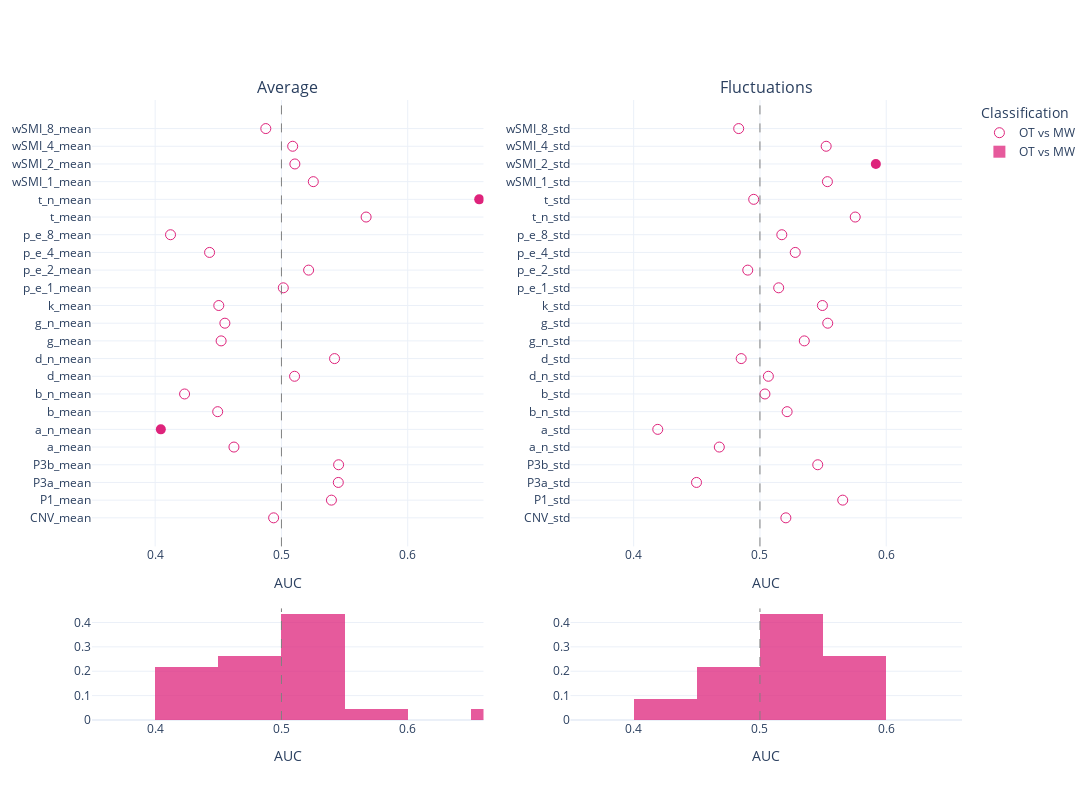

Notebook cell for this chart:
### Code cell
mind_average =aucs_mind[aucs_mind['markers'].isin([i+'_mean' for i in markers])]
mw_average =aucs_mw[aucs_mw['markers'].isin([i+'_mean' for i in markers])]

mind_fluctuations =aucs_mind[aucs_mind['markers'].isin([i+'_std' for i in markers])]
mw_fluctuations =aucs_mw[aucs_mw['markers'].isin([i+'_std' for i in markers])]

fig = make_subplots(rows=2, cols=2, 
                    subplot_titles = ['Average', 'Fluctuations'],
                    specs=[[{"type": "scatter"}, {"type": "scatter"}], [{"type": "histogram"}, {"type": "histogram"}]],
                       column_widths=[0.5, 0.5],
    row_heights=[0.8, 0.2],
                   vertical_spacing = 0.1)


fig.add_vline(x=0.5, line_width=1, line_dash="dash", line_color="grey", row = 1, col = 1)
fig.add_trace(go.Scatter(
    x=mind_average.AUC,
    y=mind_average['markers'],
    name='OT vs MW',
    legendgroup= 'group2',
    showlegend=True,
    mode = 'markers',
    marker = {'color':pink, 'size': 10},
    marker_symbol= mind_average.symbol.to_list()
))


fig.add_trace(go.Histogram(
    x=mind_average.AUC,histnorm='probability',
    marker = {'color':pink}, 
    name='OT vs MW',    legendgroup= 'group2',
    showlegend=True,
    autobinx = False,
),row = 2, col = 1)

fig.update_traces(opacity=0.75, row = 2, col=1)





fig.add_trace(go.Scatter(
    x=mind_fluctuations.AUC,
    y=mind_fluctuations['markers'],
    name='OT vs MW',    legendgroup= 'group2',
    showlegend=False,
    mode = 'markers',
    marker = {'color':pink, 'size': 10},
    marker_symbol= mind_fluctuations.symbol.to_list()
),
    row = 1, col = 2)

fig.add_vline(x=0.5, line_width=1, line_dash="dash", line_color="grey", row = 1, col = 1)
fig.add_vline(x=0.5, line_width=1, line_dash="dash", line_color="grey", row = 1, col = 2)



fig.add_trace(go.Histogram(
    x=mind_fluctuations.AUC,histnorm='probability',
    marker = {'color':pink}, 
    name='OT vs MW',    legendgroup= 'group2',
    showlegend=False,
    autobinx = False,
),row = 2, col = 2)

fig.update_traces(opacity=0.75, row = 2, col=2)
# Update xaxis properties
fig.update_xaxes(title_text="AUC", range=[.35, .66],row=1, col=1)
fig.update_xaxes(title_text="AUC", range=[.35,.66], row=1, col=2)
fig.update_xaxes(title_text="AUC", range=[.35, .66],row=2, col=2)
fig.update_xaxes(title_text="AUC", range=[.35, .66],row=2, col=1)
fig.add_vline(x=0.5, line_width=1, line_dash="dash", line_color="grey", row = 2, col = 1)
fig.add_vline(x=0.5, line_width=1, line_dash="dash", line_color="grey", row = 2, col = 2)


fig.update_layout(
#     title="AUC for all markers",
    legend_title="Classification",
    width=1200,
    height=800,    
    yaxis = {
            'showticklabels': True,
            'tickmode': 'linear',
        },
    barmode='overlay',
  showlegend=True,
    template = 'plotly_white'
)

fig.show()
pio.write_json(fig, 'Figs/scatter_average_fluctuations_otvsmw.plotly')

### Figure 1 — Plotly figure (JSON) as saved in the notebook; plotly's stock layout.template omitted (floating-point values rounded to 4 significant figures)
{"data": [{"legendgroup": "group2", "marker": {"color": "#DE237B", "size": 10, "symbol": ["circle-open", "circle-open", "circle-open", "circle-open", "circle-open", "circle", "circle-open", "circle-open", "circle-open", "circle-open", "circle-open", "circle-open", "circle-open", "circle-open", "circle-open", "circle-open", "circle-open", "circle-open", "circle", "circle-open", "circle-open", "circle-open", "circle-open"]}, "mode": "markers", "name": "OT vs MW", "showlegend": true, "type": "scatter", "x": [0.4938, 0.5396, 0.545, 0.5453, 0.4624, 0.4045, 0.4495, 0.4233, 0.5104, 0.5421, 0.4523, 0.4552, 0.4504, 0.5015, 0.5215, 0.4431, 0.4122, 0.567, 0.6566, 0.5252, 0.5106, 0.5089, 0.4876], "y": ["CNV_mean", "P1_mean", "P3a_mean", "P3b_mean", "a_mean", "a_n_mean", "b_mean", "b_n_mean", "d_mean", "d_n_mean", "g_mean", "g_n_mean", "k_mean", "p_e_1_mean", "p_e_2_mean", "p_e_4_mean", "p_e_8_mean", "t_mean", "t_n_mean", "wSMI_1_mean", "wSMI_2_mean", "wSMI_4_mean", "wSMI_8_mean"]}, {"histnorm": "probability", "legendgroup": "group2", "marker": {"color": "#DE237B"}, "name": "OT vs MW", "opacity": 0.75, "showlegend": true, "type": "histogram", "x": [0.4938, 0.5396, 0.545, 0.5453, 0.4624, 0.4045, 0.4495, 0.4233, 0.5104, 0.5421, 0.4523, 0.4552, 0.4504, 0.5015, 0.5215, 0.4431, 0.4122, 0.567, 0.6566, 0.5252, 0.5106, 0.5089, 0.4876], "xaxis": "x3", "xbins": {"end": 0.7, "size": 0.05, "start": 0.4}, "yaxis": "y3"}, {"legendgroup": "group2", "marker": {"color": "#DE237B", "size": 10, "symbol": ["circle-open", "circle-open", "circle-open", "circle-open", "circle-open", "circle-open", "circle-open", "circle-open", "circle-open", "circle-open", "circle-open", "circle-open", "circle-open", "circle-open", "circle-open", "circle-open", "circle-open", "circle-open", "circle-open", "circle-open", "circle", "circle-open", "circle-open"]}, "mode": "markers", "name": "OT vs MW", "showlegend": false, "type": "scatter", "x": [0.5205, 0.5656, 0.4498, 0.5458, 0.4678, 0.4191, 0.5215, 0.504, 0.5067, 0.4852, 0.5351, 0.5537, 0.5495, 0.5148, 0.4904, 0.528, 0.5173, 0.5755, 0.4951, 0.5534, 0.5918, 0.5524, 0.4832], "xaxis": "x2", "y": ["CNV_std", "P1_std", "P3a_std", "P3b_std", "a_n_std", "a_std", "b_n_std", "b_std", "d_n_std", "d_std", "g_n_std", "g_std", "k_std", "p_e_1_std", "p_e_2_std", "p_e_4_std", "p_e_8_std", "t_n_std", "t_std", "wSMI_1_std", "wSMI_2_std", "wSMI_4_std", "wSMI_8_std"], "yaxis": "y2"}, {"histnorm": "probability", "legendgroup": "group2", "marker": {"color": "#DE237B"}, "name": "OT vs MW", "opacity": 0.75, "showlegend": false, "type": "histogram", "x": [0.5205, 0.5656, 0.4498, 0.5458, 0.4678, 0.4191, 0.5215, 0.504, 0.5067, 0.4852, 0.5351, 0.5537, 0.5495, 0.5148, 0.4904, 0.528, 0.5173, 0.5755, 0.4951, 0.5534, 0.5918, 0.5524, 0.4832], "xaxis": "x4", "xbins": {"end": 0.6, "size": 0.05, "start": 0.4}, "yaxis": "y4"}], "layout": {"annotations": [{"font": {"size": 16}, "showarrow": false, "text": "Average", "x": 0.225, "xanchor": "center", "xref": "paper", "y": 1, "yanchor": "bottom", "yref": "paper"}, {"font": {"size": 16}, "showarrow": false, "text": "Fluctuations", "x": 0.775, "xanchor": "center", "xref": "paper", "y": 1, "yanchor": "bottom", "yref": "paper"}], "barmode": "overlay", "height": 800, "legend": {"title": {"text": "Classification"}}, "shapes": [{"line": {"color": "grey", "dash": "dash", "width": 1}, "type": "line", "x0": 0.5, "x1": 0.5, "xref": "x", "y0": 0, "y1": 1, "yref": "y domain"}, {"line": {"color": "grey", "dash": "dash", "width": 1}, "type": "line", "x0": 0.5, "x1": 0.5, "xref": "x2", "y0": 0, "y1": 1, "yref": "y2 domain"}, {"line": {"color": "grey", "dash": "dash", "width": 1}, "type": "line", "x0": 0.5, "x1": 0.5, "xref": "x3", "y0": 0, "y1": 1, "yref": "y3 domain"}, {"line": {"color": "grey", "dash": "dash", "width": 1}, "type": "line", "x0": 0.5, "x1": 0.5, "xref": "x4", "y0": 0, "y1": 1, "yref": "y4 domain"}], "showlegend": true, "width": 1200, "xaxis": {"anchor": "y", "domain": [0, 0.45], "range": [0.35, 0.66], "title": {"text": "AUC"}, "type": "linear"}, "xaxis2": {"anchor": "y2", "domain": [0.55, 1], "range": [0.35, 0.66], "title": {"text": "AUC"}, "type": "linear"}, "xaxis3": {"anchor": "y3", "domain": [0, 0.45], "range": [0.35, 0.66], "title": {"text": "AUC"}, "type": "linear"}, "xaxis4": {"anchor": "y4", "domain": [0.55, 1], "range": [0.35, 0.66], "title": {"text": "AUC"}, "type": "linear"}, "yaxis": {"anchor": "x", "autorange": true, "domain": [0.28, 1], "range": [-1.615, 23.61], "showticklabels": true, "tickmode": "linear", "type": "category"}, "yaxis2": {"anchor": "x2", "autorange": true, "domain": [0.28, 1], "range": [-1.615, 23.61], "type": "category"}, "yaxis3": {"anchor": "x3", "autorange": true, "domain": [0, 0.18], "range": [0, 0.4577]}, "yaxis4": {"anchor": "x4", "autorange": true, "domain": [0, 0.18], "range": [0, 0.4577]}}}
